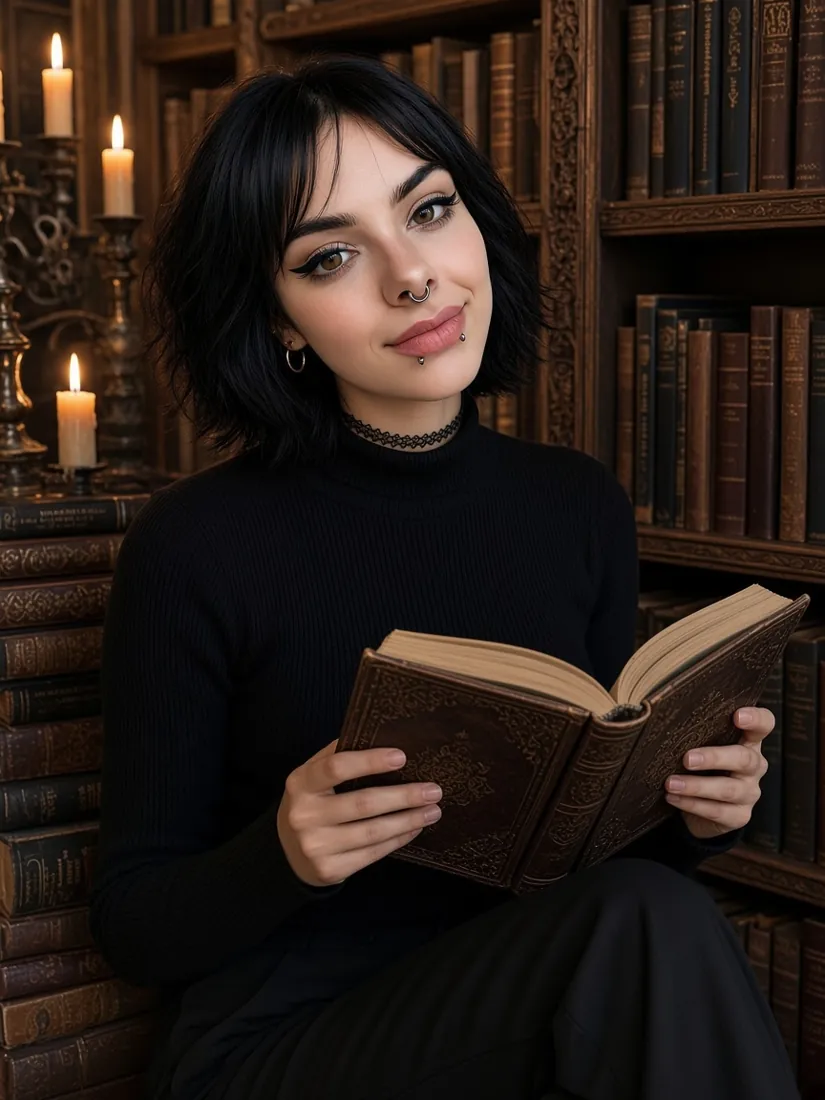
#> input picture assets/img/eve-biblioteka.webp, 825 x 1100 px, given in place of eve-avatar.webp, which was not available
$ python -i pwa.py   (imports and definitions only)
#> lines starting #> are read from the running program, lines starting #| are printed output that depends on the picture; after the words box and inside, x2 and y2 are one past the last pixel; in counts of white or black regions, pixels touching at a corner belong together
# -*- coding: utf-8 -*-
"""Warstwa PWA strony Eve (apka na telefon): manifest, service worker, ikony, strony offline, przycisk instalacji.

Wywoływane z build.py:
  pwa_head(r, lang)  -> znaczniki do <head> KAŻDEJ strony (manifest, ikony Apple, js/pwa.js). Nie usuwać z head()!
  build_pwa(ROOT, write) -> generuje manifest.webmanifest, sw.js, js/pwa.js, <lang>/offline.html, assets/pwa/*.png
Właścicielka warstwy PWA: Gry. Treści strony (wpisy, komiksy) są poza tym plikiem.
Gry w apce: /gry/karne/ i /gry/brawler/ = zbudowane dist gier, aktualizacja jednym poleceniem: scripts/sync_games.sh
  (każda gra ma własny sw.js ze scope /gry/<gra>/; SW strony nie cache'uje /gry/ i nie kasuje cache gier).
Powiadomienia push: Worker eve-push (/workspace/eve-push, prywatny). Przycisk „Włącz powiadomienia” pojawia się
  dopiero, gdy PUSH_API poniżej nie jest puste; wysyłka: node /workspace/eve-push/scripts/notify.mjs (README tam).
"""
import os, json, hashlib, html, shutil, subprocess

LANGS = ['pl', 'en', 'es', 'pt', 'it', 'ja', 'zh', 'fr', 'de']
HTML_LANG = {'pl': 'pl', 'en': 'en', 'es': 'es', 'pt': 'pt-BR', 'it': 'it', 'ja': 'ja', 'zh': 'zh-Hans', 'fr': 'fr', 'de': 'de'}
INK, GOLD, GOLD2, PAPER, BUR = '#0c0708', '#c9a35b', '#e8cf96', '#f3ece0', '#3a0b16'
ICON_SRC = 'assets/img/eve-avatar.webp'   # portret SFW (twarz) — źródło ikon apki
PWA_DIR = 'assets/pwa/'
# Powiadomienia push (Cloudflare Worker eve-push, /workspace/eve-push). PUSH_API = '' -> przycisk ukryty (flaga).
PUSH_API = 'https://eve-push.wodzu2207.workers.dev'   # Worker eve-push, wdrożony 18.11.2026
VAPID_PUBLIC_KEY = 'BHjWY6NROqFXgTK2f8eUzoBvYPcnpEugI1et9AQMxG2Ga6csvtqX9PI-omwT-d1So85VOFr2hiQazWcyt_aRj1U'   # publiczny, może być w repo
def push_cfg(): return {'api': PUSH_API.rstrip('/'), 'key': VAPID_PUBLIC_KEY} if PUSH_API else None

def pre(l): return '' if l == 'pl' else l + '/'
# Podstrona dla twórców (robi ją Strona): pl -> dla-tworcow/, inne -> <lang>/for-creators/
def path_creators(l): return 'dla-tworcow/' if l == 'pl' else f'{l}/for-creators/'

TXT = {
 'pl': dict(push_t='Nowości od Eve', push='Daj znać, gdy pojawi się nowy wpis, komiks albo gra.', push_on='Włącz powiadomienia', push_ok='Powiadomienia włączone. Do zobaczenia!', install='Zainstaluj apkę Eve', sub='Gry, komiksy i nowe wpisy prosto z ekranu telefonu.', ios_t='Eve jako apka', ios='Dotknij <b>Udostępnij</b> {share}, a potem <b>„Dodaj do ekranu początkowego”</b>.', close='Zamknij',
            off_t='Jesteś offline', off='Ta strona nie jest jeszcze zapisana w apce. Strony, które już były otwarte, działają bez internetu.', retry='Spróbuj ponownie', home='Strona główna', games='Gry działają bez internetu, jeśli choć raz otworzysz je w apce.'),
 'en': dict(push_t='News from Eve', push='Get a heads-up when a new post, comic or game drops.', push_on='Turn on notifications', push_ok='Notifications are on. See you soon!', install='Install the Eve app', sub='Games, comics and new posts right from your home screen.', ios_t='Get the Eve app', ios='Tap <b>Share</b> {share}, then <b>“Add to Home Screen”</b>.', close='Close',
            off_t='You’re offline', off='This page isn’t saved in the app yet. Pages you have already opened work without internet.', retry='Try again', home='Home', games='Games work without internet once you have opened them in the app.'),
 'es': dict(push_t='Novedades de Eve', push='Te avisamos cuando haya una entrada, un cómic o un juego nuevo.', push_on='Activar notificaciones', push_ok='Notificaciones activadas. ¡Hasta pronto!', install='Instalar la app de Eve', sub='Juegos, cómics y nuevas entradas desde tu pantalla de inicio.', ios_t='Eve como app', ios='Toca <b>Compartir</b> {share} y luego <b>«Añadir a pantalla de inicio»</b>.', close='Cerrar',
            off_t='Estás sin conexión', off='Esta página aún no está guardada en la app. Las páginas que ya abriste funcionan sin internet.', retry='Reintentar', home='Inicio', games='Los juegos funcionan sin internet si los abriste una vez en la app.'),
 'pt': dict(push_t='Novidades da Eve', push='Receba um aviso quando sair um post, quadrinho ou jogo novo.', push_on='Ativar notificações', push_ok='Notificações ativadas. Até logo!', install='Instalar o app da Eve', sub='Jogos, quadrinhos e novos posts direto da tela inicial.', ios_t='Eve como app', ios='Toque em <b>Compartilhar</b> {share} e depois em <b>“Adicionar à Tela de Início”</b>.', close='Fechar',
            off_t='Você está offline', off='Esta página ainda não foi salva no app. As páginas que você já abriu funcionam sem internet.', retry='Tentar de novo', home='Início', games='Os jogos funcionam sem internet depois de abertos uma vez no app.'),
 'it': dict(push_t='Novità da Eve', push='Ti avvisiamo quando esce un nuovo articolo, fumetto o gioco.', push_on='Attiva le notifiche', push_ok='Notifiche attive. A presto!', install='Installa l’app di Eve', sub='Giochi, fumetti e nuovi articoli dalla schermata Home.', ios_t='Eve come app', ios='Tocca <b>Condividi</b> {share}, poi <b>«Aggiungi alla schermata Home»</b>.', close='Chiudi',
            off_t='Sei offline', off='Questa pagina non è ancora salvata nell’app. Le pagine che hai già aperto funzionano senza internet.', retry='Riprova', home='Home', games='I giochi funzionano senza internet dopo averli aperti una volta nell’app.'),
 'ja': dict(push_t='Eveからのお知らせ', push='新しい記事・コミック・ゲームが公開されたらお知らせします。', push_on='通知をオンにする', push_ok='通知をオンにしました。またね！', install='Eveアプリをインストール', sub='ゲーム、コミック、新着記事をホーム画面から。', ios_t='Eveをアプリで', ios='<b>共有</b> {share} をタップして<b>「ホーム画面に追加」</b>を選んでください。', close='閉じる',
            off_t='オフラインです', off='このページはまだアプリに保存されていません。一度開いたページはオフラインでも見られます。', retry='再読み込み', home='ホーム', games='ゲームはアプリで一度開くと、インターネットなしで遊べます。'),
 'zh': dict(push_t='Eve 的新消息', push='有新文章、漫画或游戏时第一时间通知你。', push_on='开启通知', push_ok='通知已开启。回头见！', install='安装 Eve 应用', sub='游戏、漫画和最新文章，从主屏幕直达。', ios_t='把 Eve 装成应用', ios='点击<b>分享</b> {share}，然后选择<b>“添加到主屏幕”</b>。', close='关闭',
            off_t='你已离线', off='此页面尚未保存到应用中。打开过的页面可以离线浏览。', retry='重试', home='首页', games='游戏在应用中打开过一次后，即可离线游玩。'),
 'fr': dict(push_t='Nouveautés d’Eve', push='Reçois une alerte quand un nouvel article, une BD ou un jeu sort.', push_on='Activer les notifications', push_ok='Notifications activées. À bientôt !', install='Installer l’appli d’Eve', sub='Jeux, BD et nouveaux articles directement depuis ton écran d’accueil.', ios_t='L’appli Eve', ios='Touche <b>Partager</b> {share}, puis <b>« Sur l’écran d’accueil »</b>.', close='Fermer',
            off_t='Tu es hors ligne', off='Cette page n’est pas encore enregistrée dans l’appli. Les pages que tu as déjà ouvertes fonctionnent sans internet.', retry='Réessayer', home='Accueil', games='Les jeux fonctionnent sans internet une fois ouverts dans l’appli.'),
 'de': dict(push_t='Neues von Eve', push='Wir sagen dir Bescheid, wenn ein neuer Beitrag, Comic oder ein neues Spiel erscheint.', push_on='Benachrichtigungen aktivieren', push_ok='Benachrichtigungen sind aktiv. Bis bald!', install='Eve-App installieren', sub='Spiele, Comics und neue Beiträge direkt vom Home-Bildschirm.', ios_t='Eve als App', ios='Tippe auf <b>Teilen</b> {share} und dann auf <b>„Zum Home-Bildschirm“</b>.', close='Schließen',
            off_t='Du bist offline', off='Diese Seite ist noch nicht in der App gespeichert. Seiten, die du schon geöffnet hast, funktionieren ohne Internet.', retry='Erneut versuchen', home='Startseite', games='Spiele funktionieren ohne Internet, sobald du sie einmal in der App geöffnet hast.'),
}

# [8 lines left out: function pwa_head, not called in this run]

# ---------- ikony ----------
def _badge_font_path():
    """Playfair Display (nagłówki strony), potem inny szeryf. Odznaka powstaje przy budowie — czcionka nie trafia do repo."""
    queries = (
        'Playfair Display:weight=700',
        'Playfair Display',
        'Cormorant Garamond:weight=700',
        'Liberation Serif:weight=700',
        'DejaVu Serif:weight=bold',
        'serif:weight=700',
    )
    if shutil.which('fc-match'):
        for q in queries:
            r = subprocess.run(['fc-match', q, '--format', '%{file}'], capture_output=True, text=True)
            path = (r.stdout or '').strip()
            if r.returncode == 0 and path and os.path.isfile(path):
                return path
    for path in (
        '/usr/share/fonts/truetype/sand-box/google/Playfair Display/PlayfairDisplay-VariableFont_wght.ttf',
        '/usr/share/fonts/truetype/dejavu/DejaVuSerif-Bold.ttf',
    ):
        if os.path.isfile(path):
            return path
    raise FileNotFoundError('brak czcionki szeryfowej do odznaki powiadomień (Playfair Display / serif)')

# [17 lines left out: function make_badge, not called in this run]

def make_icons(ROOT):
#> called with ROOT = '../assets/img/eve-biblioteka.webp'
    from PIL import Image, ImageDraw
    out = os.path.join(ROOT, PWA_DIR); os.makedirs(out, exist_ok=True)
    src = Image.open(os.path.join(ROOT, ICON_SRC)).convert('RGB')
#> src is the input picture: PIL image 825x1100 RGB; mean R, G, B 41.7, 30.1, 23.8
    def circle_icon(size, frac, ring=True):
#> called with size = 192, frac = 0.86, ring = True
        S = size * 4   # supersampling dla gładkich krawędzi
        bg = Image.new('RGB', (S, S), INK)
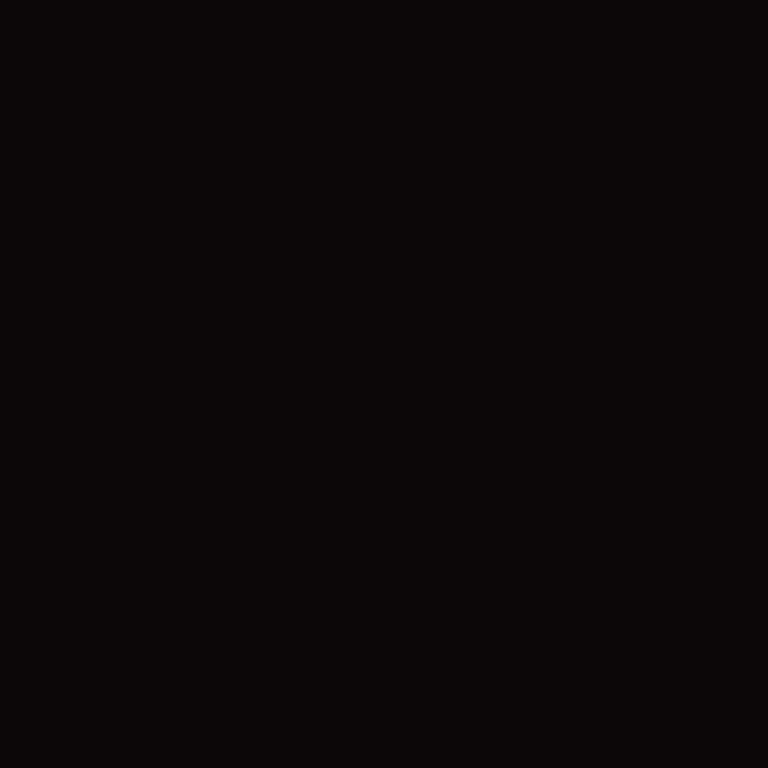
#> bg: PIL image 768x768 RGB; mean R, G, B 12, 7, 8
        d = int(S * frac); off = (S - d) // 2
        face = src.resize((d, d), Image.LANCZOS)
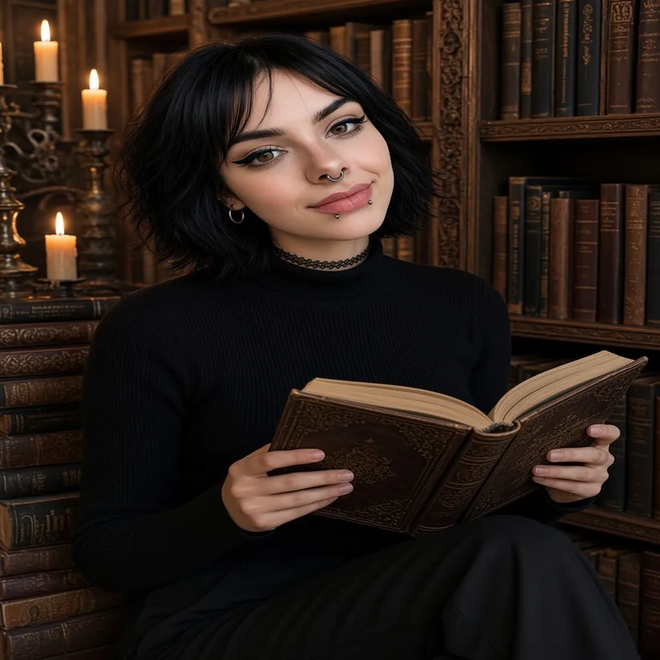
#> face: PIL image 660x660 RGB; mean R, G, B 41.7, 30.1, 23.8
        m = Image.new('L', (d, d), 0); ImageDraw.Draw(m).ellipse((0, 0, d - 1, d - 1), fill=255)
#> after `ImageDraw.Draw(m).ellipse((0, 0, d - 1, d - 1), fill=255)`:
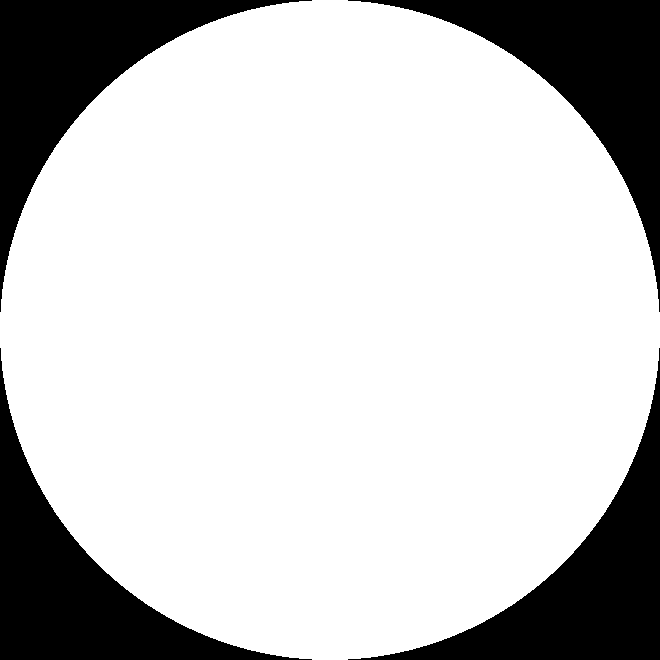
#> m: PIL image 660x660 L; 78.5% white; 4 black regions, box (x1, y1, x2, y2) and area: (0, 0, 312, 312) 23391, (348, 0, 660, 312) 23391, (0, 348, 312, 660) 23391, (348, 348, 660, 660) 23391
        bg.paste(face, (off, off), m)
        if ring:
            w = max(4, S // 90)
            ImageDraw.Draw(bg).ellipse((off - w, off - w, off + d + w, off + d + w), outline=GOLD, width=w)
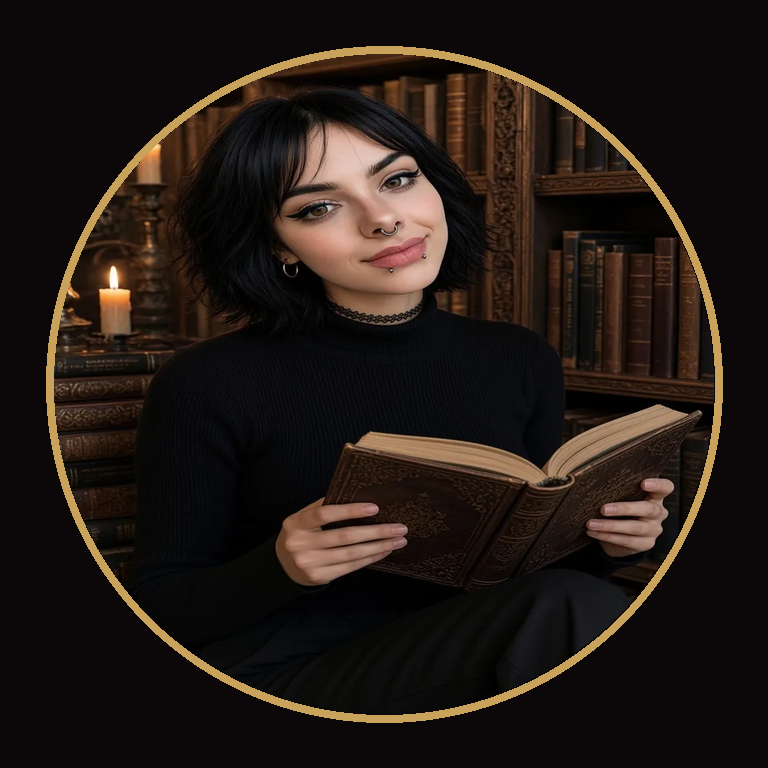
#> bg: PIL image 768x768 RGB; mean R, G, B 34.5, 25, 20
        return bg.resize((size, size), Image.LANCZOS)
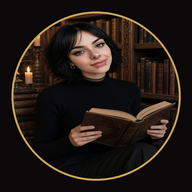
#> returned value: PIL image 192x192 RGB; mean R, G, B 34.6, 25, 20
    circle_icon(192, .86).save(out + 'icon-192.png', optimize=True)
    circle_icon(512, .86).save(out + 'icon-512.png', optimize=True)
#> call 2 of circle_icon, with size = 512, frac = 0.86, ring = True
#> in circle_icon (call 2), `S = size * 4`: S = 2048
#> in circle_icon (call 2), `d = int(S * frac)`: d = 1761
#> in circle_icon (call 2), `off = (S - d) // 2`: off = 143
#> in circle_icon (call 2), `ImageDraw.Draw(m).ellipse((0, 0, d - 1, d - 1), fill=255)`:
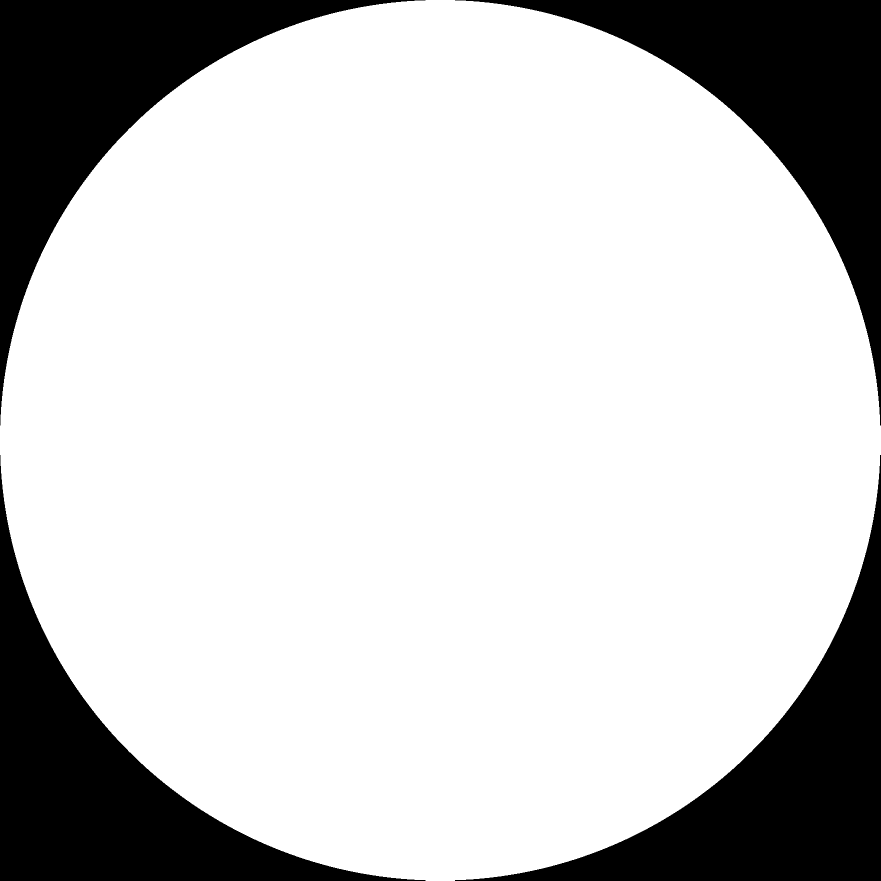
#> m: PIL image 1761x1761 L (shown at 1/2 size); 78.5% white; 4 black regions, box (x1, y1, x2, y2) and area: (0, 0, 851, 851) 166446, (910, 0, 1761, 851) 166446, (0, 910, 851, 1761) 166446, (910, 910, 1761, 1761) 166446
#> in circle_icon (call 2), `w = max(4, S // 90)`: w = 22
    circle_icon(512, .72).save(out + 'icon-maskable-512.png', optimize=True)   # bezpieczna strefa: koło 80%
#> call 3 of circle_icon, with size = 512, frac = 0.72, ring = True
#> in circle_icon (call 3), `d = int(S * frac)`: d = 1474
#> in circle_icon (call 3), `off = (S - d) // 2`: off = 287
#> in circle_icon (call 3), `ImageDraw.Draw(m).ellipse((0, 0, d - 1, d - 1), fill=255)`:
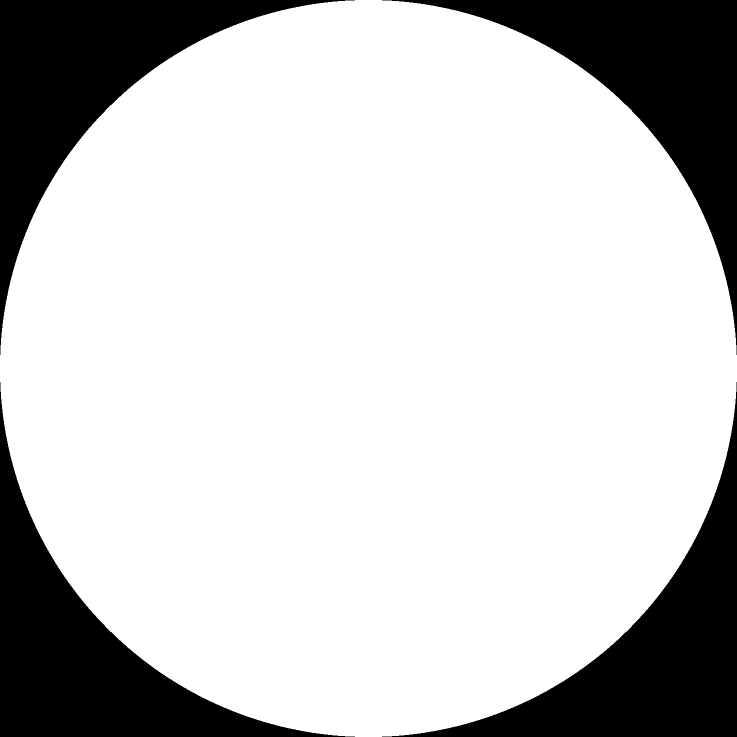
#> m: PIL image 1474x1474 L (shown at 1/2 size); 78.5% white; 4 black regions, box (x1, y1, x2, y2) and area: (0, 0, 710, 710) 116614, (764, 0, 1474, 710) 116614, (0, 764, 710, 1474) 116614, (764, 764, 1474, 1474) 116614
#> (the rest of the program and of its run is left out)
